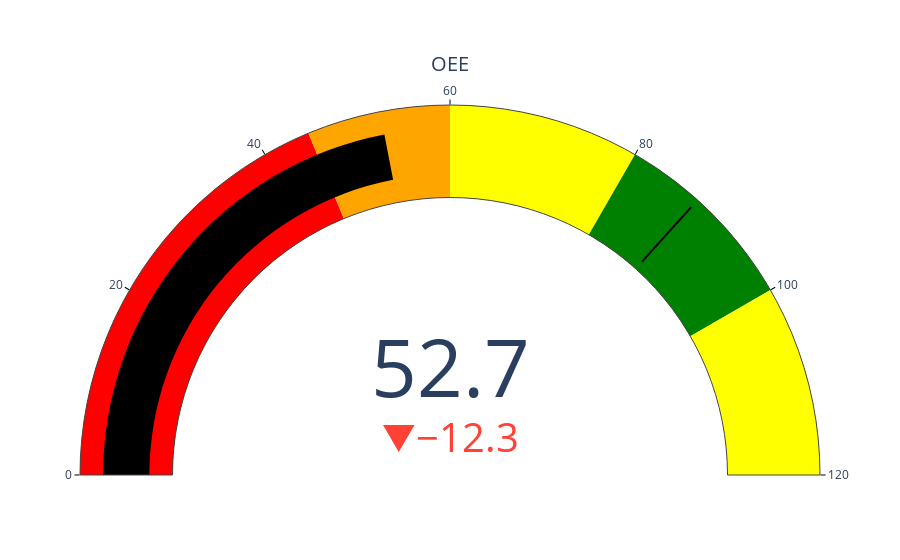

The notebook cell saved with this chart:
### Code cell
import plotly.graph_objects as go

fig = go.Figure(go.Indicator(
    domain = {'x': [0, 1], 'y': [0, 1]},
    value = OEE,
    mode = "gauge+number+delta",
    title = {'text': "OEE"},
    delta = {'reference': 65},
    gauge = {'axis': {'range': [None, 120], "tickwidth": 1, "tickcolor": "black"},
            'bar': {'color': "black"},
            'steps' : [
                {'range': [0, 45], 'color': "red"},
                {'range': [45, 70], 'color': "orange"},
                {'range': [60,80], 'color': "yellow"},
                {'range': [80,100], 'color': "green"},
                {'range': [100,120], 'color': "yellow"}],
             'threshold' : {'line': {'color': "black", 'width': 2}, 'thickness': 0.8, 'value': 88}}))

fig.show()

### Figure 1 — Plotly figure (JSON) as saved in the notebook; plotly's stock layout.template omitted (floating-point values rounded to 4 significant figures)
{"data": [{"delta": {"reference": 65}, "domain": {"x": [0, 1], "y": [0, 1]}, "gauge": {"axis": {"range": [null, 120], "tickcolor": "black", "tickwidth": 1}, "bar": {"color": "black"}, "steps": [{"color": "red", "range": [0, 45]}, {"color": "orange", "range": [45, 70]}, {"color": "yellow", "range": [60, 80]}, {"color": "green", "range": [80, 100]}, {"color": "yellow", "range": [100, 120]}], "threshold": {"line": {"color": "black", "width": 2}, "thickness": 0.8, "value": 88}}, "mode": "gauge+number+delta", "title": {"text": "OEE"}, "type": "indicator", "value": 52.73}], "layout": {}}
